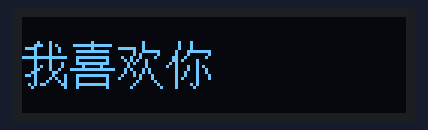
The sketch below on a simulated Arduino Uno, built with avr-gcc and run on an emulated ATmega328P. Shown: 128×32 one-colour display.

Above: at 0.1 s.

The sketch:

chinese_display.ino
```cpp
#include <U8glib.h>
//一定要加载u8glib库
//创建u8g对象
U8GLIB_SSD1306_128X32 u8g(U8G_I2C_OPT_NONE);
//文字
const static unsigned char  logo0_glcd_bmp [] U8G_PROGMEM ={
0x04,0x40,0x0E,0x50,0x78,0x48,0x08,0x48,0x08,0x40,0xFF,0xFE,0x08,0x40,0x08,0x44,
0x0A,0x44,0x0C,0x48,0x18,0x30,0x68,0x22,0x08,0x52,0x08,0x8A,0x2B,0x06,0x10,0x02,/*"我",0*/
};
//文字
const static unsigned char logo1_glcd_bmp[] U8G_PROGMEM = {
0x01,0x00,0x7F,0xFC,0x01,0x00,0x3F,0xF8,0x00,0x00,0x3F,0xF8,0x20,0x08,0x3F,0xF8,
0x08,0x20,0xFF,0xFE,0x00,0x00,0x3F,0xF8,0x20,0x08,0x20,0x08,0x3F,0xF8,0x20,0x08,/*"喜",1*/
};
//文字
const static unsigned char logo2_glcd_bmp[] U8G_PROGMEM = {
0x00,0x80,0x00,0x80,0xFC,0x80,0x04,0xFC,0x05,0x04,0x49,0x08,0x2A,0x40,0x14,0x40,
0x10,0x40,0x28,0xA0,0x24,0xA0,0x45,0x10,0x81,0x10,0x02,0x08,0x04,0x04,0x08,0x02,/*"欢",2*/
};
//文字
const static unsigned char logo3_glcd_bmp[] U8G_PROGMEM = {
0x08,0x80,0x08,0x80,0x08,0x80,0x11,0xFE,0x11,0x02,0x32,0x04,0x34,0x20,0x50,0x20,
0x91,0x28,0x11,0x24,0x12,0x24,0x12,0x22,0x14,0x22,0x10,0x20,0x10,0xA0,0x10,0x40,/*"你",3*/
};
void setup()
{

}
void loop()
{
  u8g.firstPage();
  do{
    u8g.drawBitmapP(0,8,2,16,logo0_glcd_bmp);
    u8g.drawBitmapP(16,8,2,16,logo1_glcd_bmp);
    u8g.drawBitmapP(32,8,2,16,logo2_glcd_bmp);
    u8g.drawBitmapP(48,8,2,16,logo3_glcd_bmp);
  }while(u8g.nextPage());
}
```
